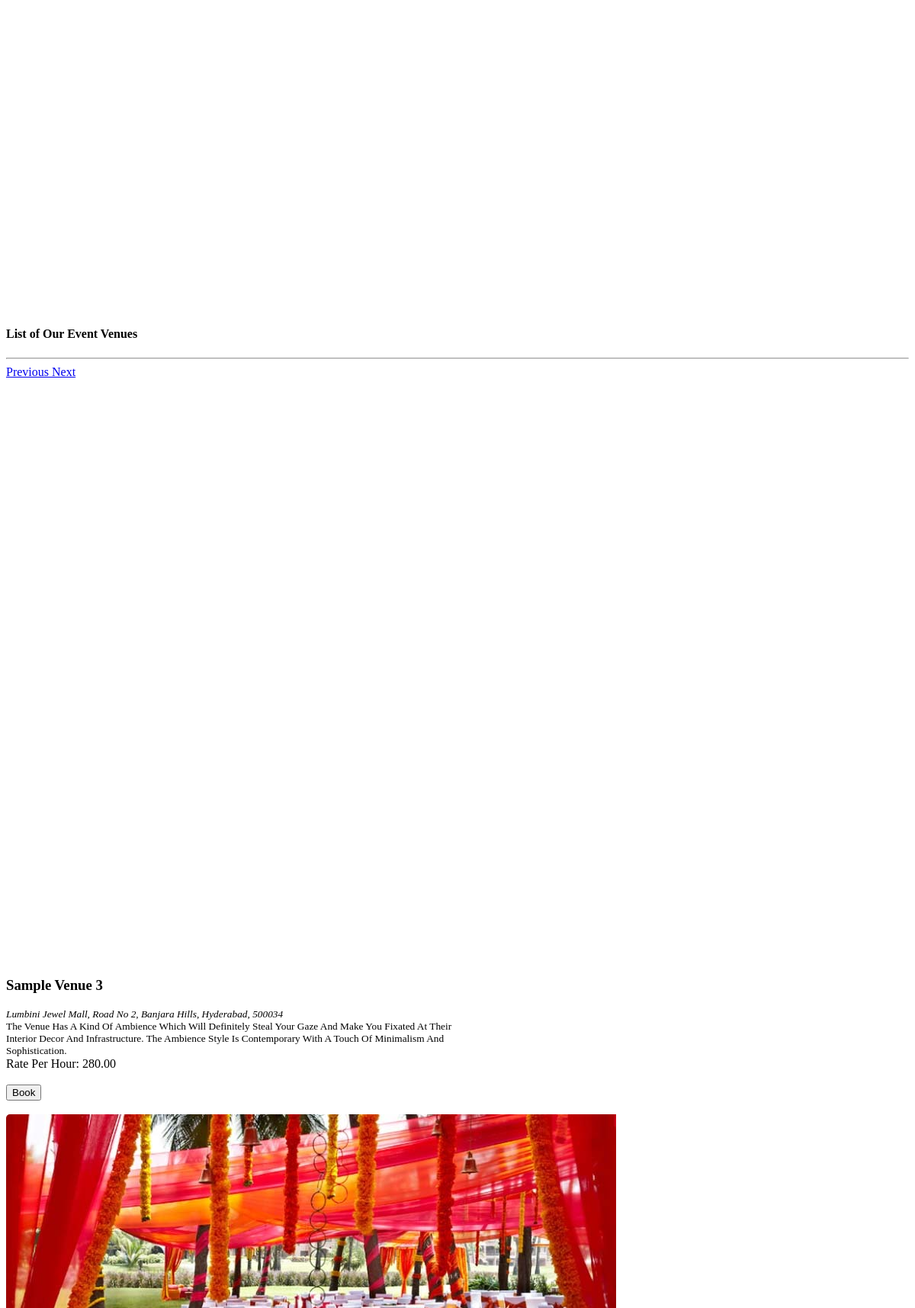
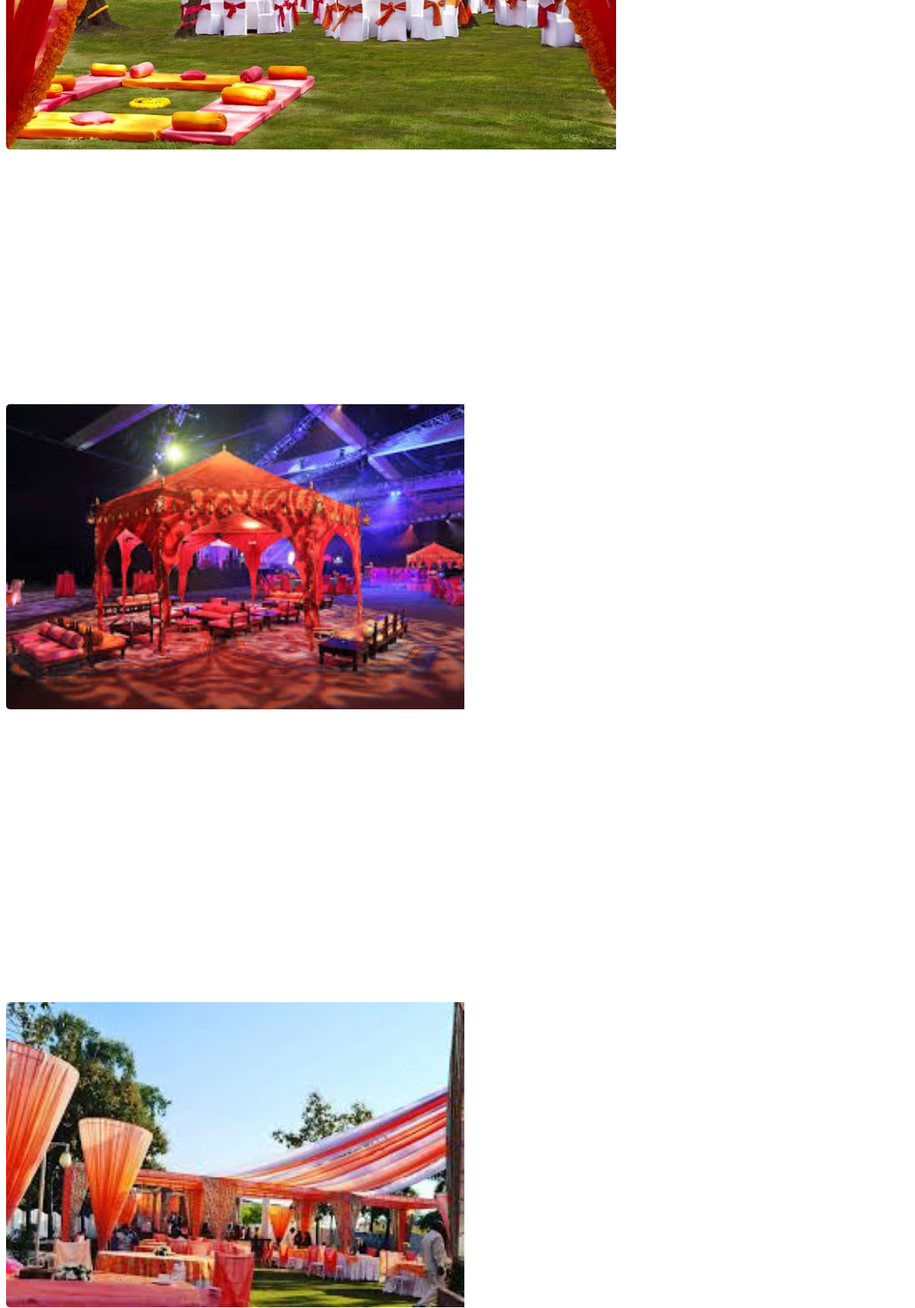
Page /venue.php (upper part) on the committed database (2 pictures, top to bottom).
### tables this page shows
CREATE TABLE `venue` (
  `id` int(30) NOT NULL,
  `venue` text NOT NULL,
  `address` text NOT NULL,
  `description` text NOT NULL,
  `rate` float NOT NULL
);

### venue.php (the view, shortened to what this page needs)
<?php
include 'admin/db_connect.php';
?>
<header class="masthead">
</header>
<div class="container-fluid mt-3 pt-2">
    <h4 class="text-center text-white">List of Our Event Venues</h4>
    <hr class="divider">
    <div class="row-items">
        <div class="col-lg-12">
            <div class="row">
                <?php
                $rtl = 'rtl';
                $ci = 0;
                $venue = $conn->query("SELECT * from venue order by rand()");
                while ($row = $venue->fetch_assoc()):
                    $ci++;
                    if ($ci < 3) {
                        $rtl = '';
                    } else {
                        $rtl = 'rtl';
                    }
                    if ($ci == 4) {
                        $ci = 0;
                    }
                    ?>
                    <div class="col-md-6">
                        <div class="card venue-list <?php echo $rtl ?>" data-id="<?php echo $row['id'] ?>">
                            <div id="imagesCarousel_<?php echo $row['id'] ?> card-img-top " class="carousel slide"
                                data-ride="carousel">
                                <div class="carousel-inner">
                                    <?php
                                    $fpath = 'admin/assets/uploads/venue_' . $row['id'];
                                    $images = scandir($fpath);
                                    $i = 1;
                                    foreach ($images as $k => $v):
                                        if (!in_array($v, array('.', '..'))):
                                            $active = $i == 1 ? 'active' : '';
                                            ?>
                                            <div class="carousel-item <?php echo $active ?>">
                                                <img class="d-block w-100" src="<?php echo $fpath . '/' . $v ?>" alt="">
                                            </div>
                                            <?php
                                            $i++;
                                        else:
                                            unset($images[$v]);
                                        endif;
                                    endforeach;
                                    ?>
                                    <a class="carousel-control-prev" href="#imagesCarousel_<?php echo $row['id'] ?>"
                                        role="button" data-slide="prev">
                                        <span class="sr-only">Previous</span>
                                    </a>
                                    <a class="carousel-control-next" href="#imagesCarousel_<?php echo $row['id'] ?>"
                                        role="button" data-slide="next">
                                        <span class="sr-only">Next</span>
                                    </a>
                                </div>
                            </div>
                            <div class="card-body">
                                <div class="row align-items-center justify-content-center text-center h-100">
                                    <div class="">
                                        <div>
                                            <h3><b class="filter-txt">
                                                    <?php echo ucwords($row['venue']) ?>
                                                </b></h3>
                                            <small><i>
                                                    <?php echo $row['address'] ?>
                                                </i></small>
                                        </div>
                                        <div>
                                            <span class="truncate" style="font-size: inherit;"><small>
                                                    <?php echo ucwords($row['description']) ?>
                                                </small></span>
                                            <br>
                                            <span class="badge badge-secondary"><i class="fa fa-tag"></i> Rate Per Hour:
                                                <?php echo number_format($row['rate'], 2) ?>
                                            </span>
                                            <br>
                                            <br>
                                            <button class="btn btn-primary book-venue align-self-end" type="button"
                                                data-id='<?php echo $row['id'] ?>'>Book</button>
                                        </div>
                                    </div>
                                </div>
                            </div>
                        </div>
                        <br>
                    </div>
                <?php endwhile; ?>
            </div>
        </div>
    </div>
</div>

### venue.php (style rules this page uses)
.venue-list { cursor: pointer; border: unset; flex-direction: inherit; }
.venue-list .carousel, .venue-list .card-body { width: calc(50%) }
.venue-list .carousel img.d-block.w-100 { border-top-left-radius: 5px; border-bottom-left-radius: 5px; min-height: 50vh; }
.carousel, .carousel-inner, .carousel-item { min-height: calc(100%) }
header.masthead, header.masthead:before { min-height: 50vh !important; height: 50vh !important }
.row-items { position: relative; }

### rows in the picture
venue: venue "Sample Venue 3", address "Lumbini Jewel Mall, Road No 2, Banjara Hills, Hyderabad, 500034", description "The Venue Has A Kind Of Ambience Which Will Definitely Steal Your Gaze And Make You Fixated At Their Interior Decor And Infrastructure. The Ambience Style Is Contemporary With A Touch Of Minimalism And Sophistication.", rate "280.00"
